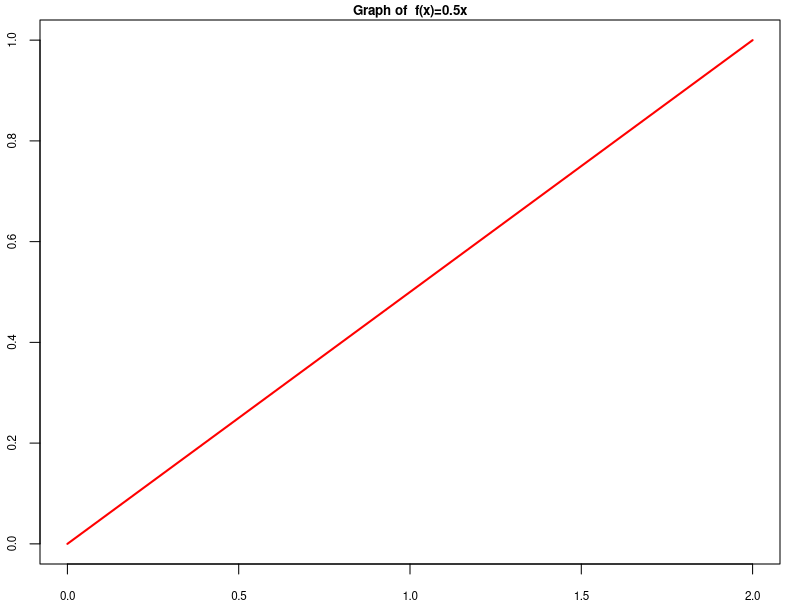
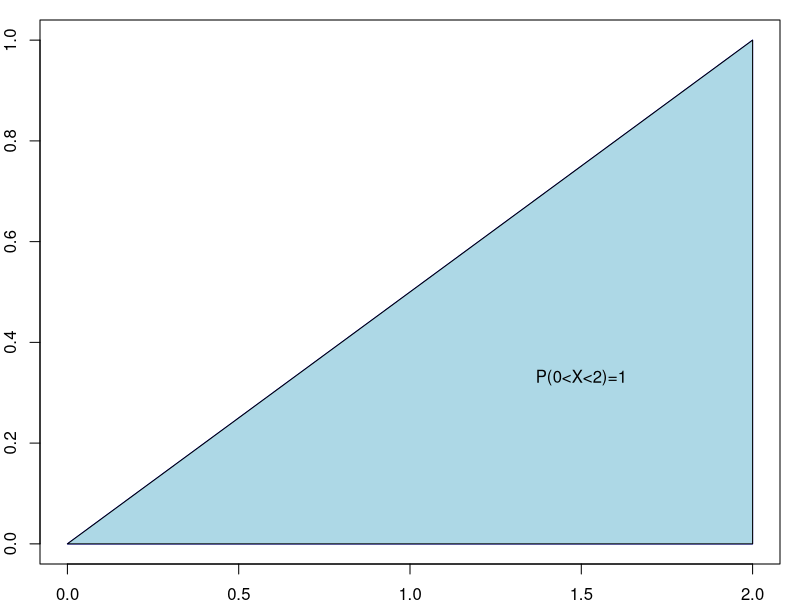
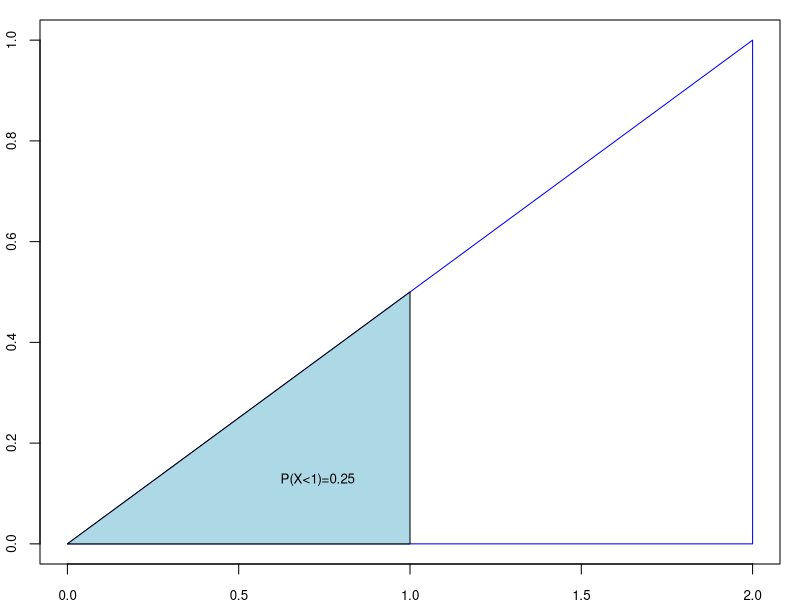
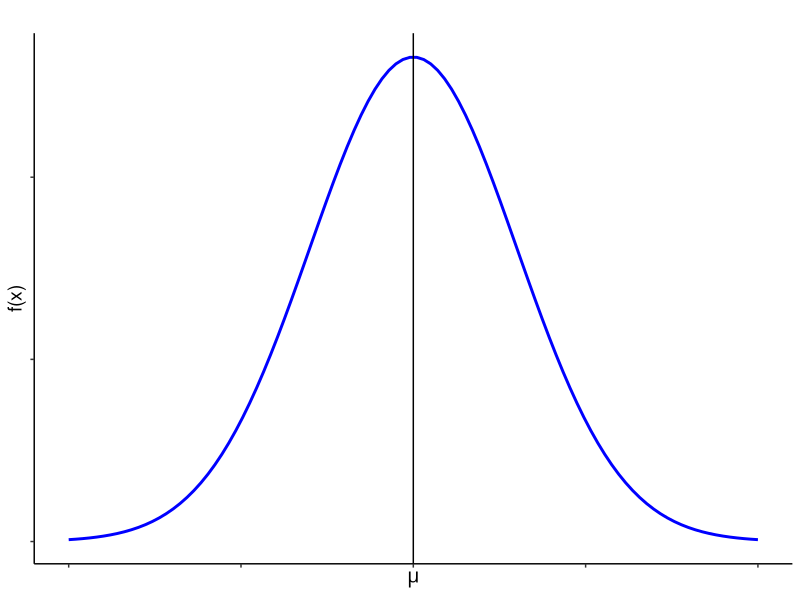
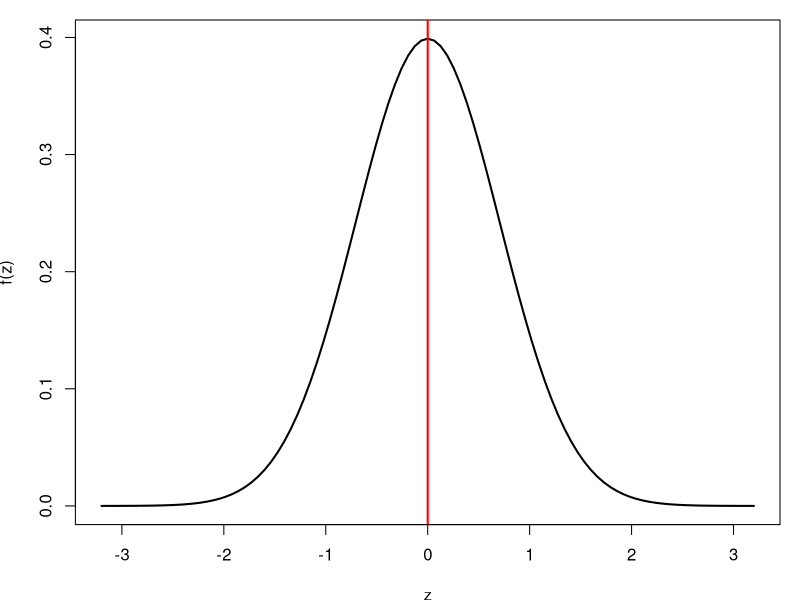
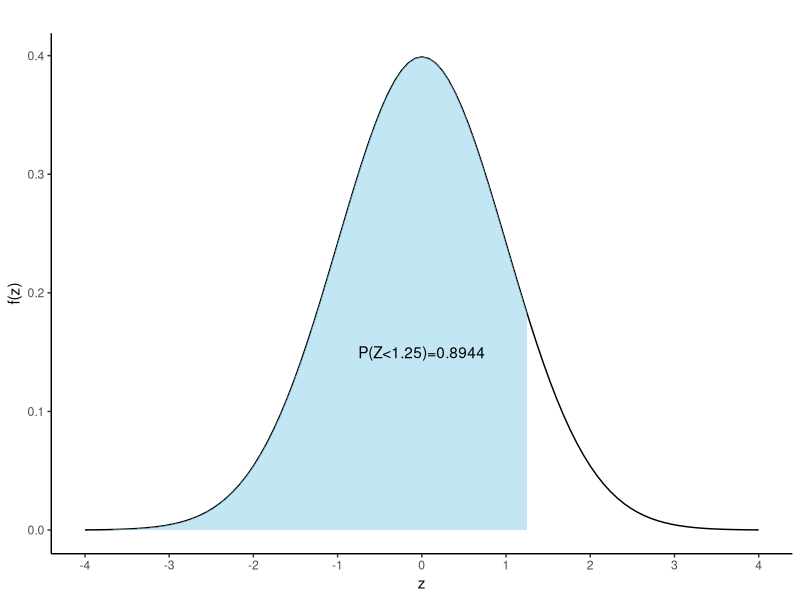
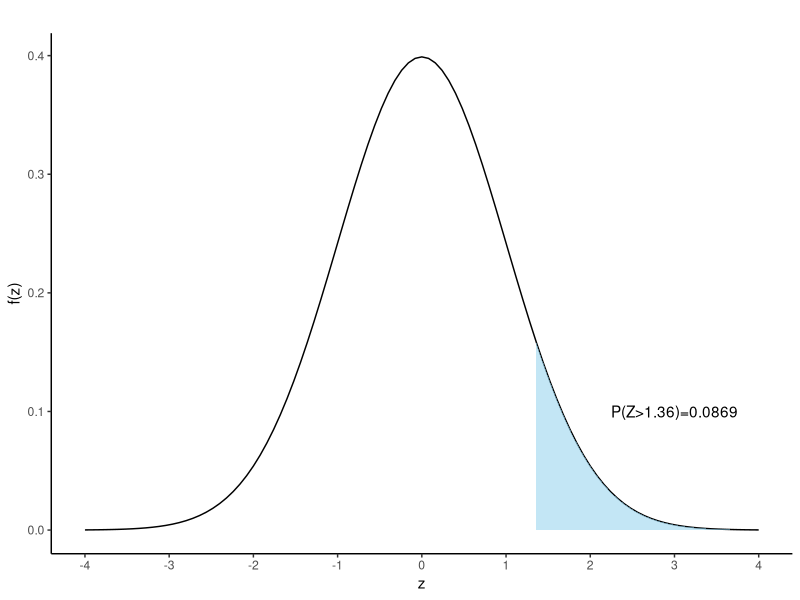
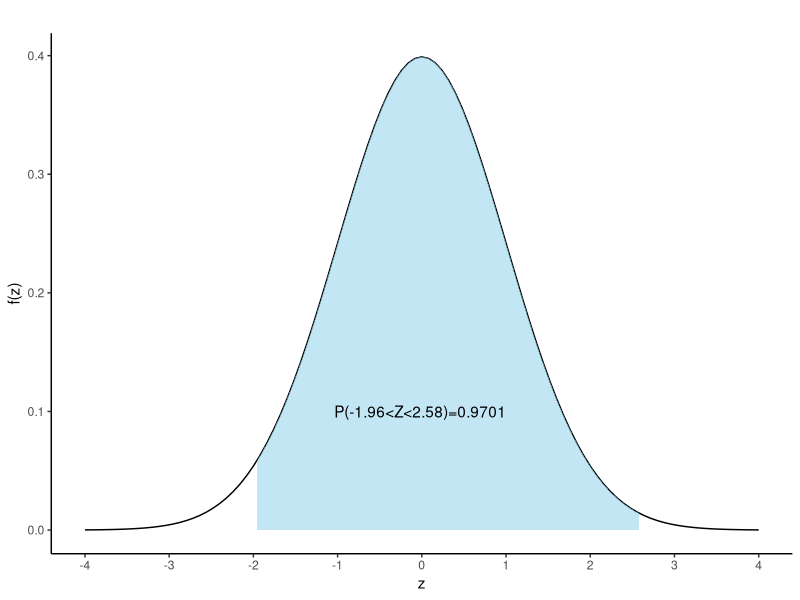

Write the R code that produced these figures, in order.
## ---- chunk 1
par(mar = c(1.8, 2, 1, 1))

curve(0.5*x,ylab = "f(x)",lwd=2,col="red",xlim=c(0,2),main="Graph of  f(x)=0.5x", cex.axis=0.7,cex.lab=1.0,cex.main=0.8)
## ---- chunk 2
par(mar = c(1.8, 2, 1, 1))
# Create a plot
plot(1, type = "n", xlab = "x", ylab = "f(x)",main="", 
     xlim = c(0, 2), ylim = c(0, 1), 
     cex.axis=1.0,cex.lab=1.0,cex.main=1)

# Define the vertices of the triangle
x <- c(0, 2, 2)
y <- c(0, 0, 1)

# Draw the triangle
polygon(x, y,  border = "blue")
polygon(x,y,col="lightblue")
text(1.5, 0.3, labels = "P(0<X<2)=1", pos = 3, col = "black")

## ---- chunk 3
par(mar = c(1.8, 2, 1, 1))
# Create a plot
plot(1, type = "n", xlab = "x", ylab = "f(x)",main="", 
     xlim = c(0, 2), ylim = c(0, 1), 
     cex.axis=0.8,cex.lab=0.8,cex.main=0.9)

# Define the vertices of the triangle
x <- c(0, 2, 2)
y <- c(0, 0, 1)

# Draw the triangle
polygon(x, y,  border = "blue")
polygon(c(0,1,1),c(0,0,.5),col="lightblue")
# Add labels to the vertices
text(0.73, 0.1, labels = "P(X<1)=0.25", pos = 3, col = "black",cex=.8)



## ---- chunk 4
#| label: fig-normalpdf
#| fig-cap: "Normal Curve"
#| fig-align: left

library(tidyverse)

# Create a sequence of x values
x <- seq(10, 30, length = 100)

# Calculate the y values for the normal distribution
y <- dnorm(x,20,3)

# Create a data frame
data <- data.frame(x, y)


ggplot(data, aes(x = x, y = y)) +
  geom_line(color = "blue",lwd=1) +
  labs(title = " ", 
  x=expression(mu), y = "f(x)")+
  geom_vline(xintercept=20)+
  theme_classic()+
  theme(axis.text=element_blank(),
        axis.title = element_text(size = 14),
        plot.title = element_text(hjust = 0.5)
        )->normal.curve
normal.curve  
## ---- chunk 5
#| label: fig-zcurve
#| fig-align: left
#| fig-cap: "Standard normal curve"

par(mar = c(3.77, 3.77, 1, 1))

fz=function(x) {(1/sqrt(2*pi))*exp(-x^2)}

curve(fz,from = -3.2, to = 3.2,
      xlab = "z",ylab = "f(z)",lwd=2)

abline(v = 0, col = "red", lwd = 2)



## ---- chunk 6
#| label: fig-areaz
#| fig-cap: "Area under standard normal curve for Z<1.25"
#| fig-align: left

# Load ggplot2 package
library(ggplot2)

# Define the mean and standard deviation
mean <- 0
sd <- 1

# Define the shading bounds for the central 95% interval
lower <- -1.96  # Lower bound (e.g., -1.96 for 95% CI)
upper <- 1.96   # Upper bound (e.g., 1.96 for 95% CI)

# Create a data frame to specify the x range
x_range <- data.frame(x = c(-4, 4))

# Create the plot
ggplot(x_range, aes(x)) +
  scale_x_continuous(breaks = seq(-4,4,1)) +
  # Plot the normal distribution curve
  stat_function(fun = dnorm, args = list(mean = mean, sd = sd)) +
  
  # Shade the area under the curve between the lower and upper bounds
  stat_function(fun = dnorm, args = list(mean = mean, sd = sd), geom = "area", 
                xlim = c(-4, 1.25), fill = "skyblue", alpha = 0.5) +
  
  # Labels and theme
  labs(x = "z", y = "f(z)", title = "") +
  theme_classic()+
  annotate("text",x=0,y=0.15,label="P(Z<1.25)=0.8944")

## ---- chunk 7
#| label: fig-areaz2
#| fig-cap: "Area under standard normal curve for Z>1.36"
#| fig-align: left

# Create the plot
ggplot(x_range, aes(x)) +
  scale_x_continuous(breaks = seq(-4,4,1)) +
  # Plot the normal distribution curve
  stat_function(fun = dnorm, args = list(mean = 0, sd = 1)) +
  
  # Shade the area under the curve between the lower and upper bounds
  stat_function(fun = dnorm, args = list(mean = mean, sd = sd), geom = "area", xlim = c(1.36, 4), fill = "skyblue", alpha = 0.5) +
  
  # Labels and theme
  labs(x = "z", y = "f(z)", title = "") +
  theme_classic()+
  annotate("text",x=3,y=0.1,label="P(Z>1.36)=0.0869")
## ---- chunk 8
#| label: fig-areaz3
#| fig-cap: "Area under standard normal curve for -1.96<Z<2.58"
#| fig-align: left

# Create the plot
ggplot(x_range, aes(x)) +
  scale_x_continuous(breaks = seq(-4,4,1)) +
  # Plot the normal distribution curve
  stat_function(fun = dnorm, args = list(mean = 0, sd = 1)) +
  
  # Shade the area under the curve between the lower and upper bounds
  stat_function(fun = dnorm, args = list(mean = mean, sd = sd), geom = "area", xlim = c(-1.96, 2.58), fill = "skyblue", alpha = 0.5) +
  
  # Labels and theme
  labs(x = "z", y = "f(z)", title = "") +
  theme_classic()+
  annotate("text",x=-.02,y=.1,label="P(-1.96<Z<2.58)=0.9701")
